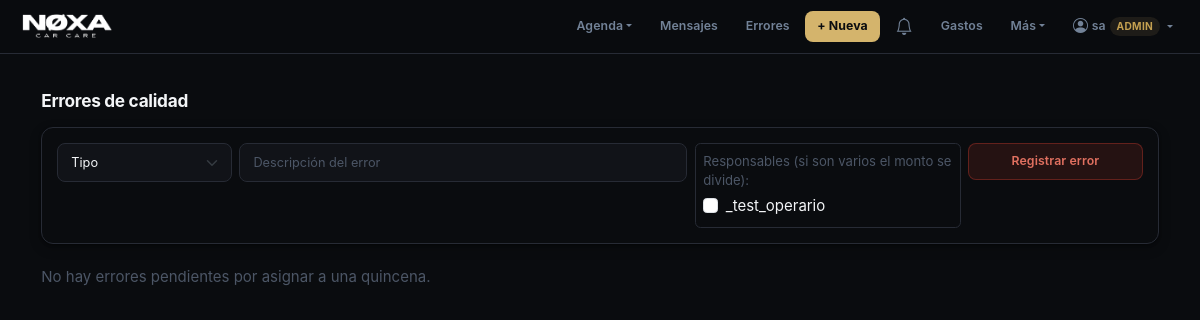
Screenshot of /quality-errors (signed in) with the database file from the repository.
### app.py (models this page shows, shortened)
class User(db.Model):
    __tablename__ = "users"
    id           = db.Column(db.Integer, primary_key=True)
    username     = db.Column(db.String(80), nullable=False, unique=True)
    password_hash= db.Column(db.String(256), nullable=False)
    role         = db.Column(db.String(20), nullable=False, default="operario")
    is_active    = db.Column(db.Boolean, default=True)
    created_at   = db.Column(db.DateTime, nullable=False, default=datetime.utcnow)
    must_change_password = db.Column(db.Boolean, default=False)
    salary          = db.Column(db.Integer, default=0)
    is_trial_period = db.Column(db.Boolean, default=False)  # override manual (legado)
    hire_date       = db.Column(db.Date, nullable=True)     # fecha real de ingreso

### app.py (the view)
@app.route("/quality-errors")
def quality_errors_list():
    employees = User.query.filter(
        User.role == "operario", User.is_active == True
    ).order_by(User.username).all()
    errors = (QualityError.query
              .filter_by(period_id=None)
              .order_by(QualityError.created_at.desc())
              .all())
    return render_template("quality_errors.html", errors=errors, employees=employees)

### app.py (called while the page is built)
@app.context_processor
def inject_user():
    return {"current_user": getattr(g, "current_user", None)}

### templates/quality_errors.html (shortened to what this page needs)
{% extends "base.html" %}
{% block content %}
<div class="container mt-4">
  <div class="d-flex justify-content-between align-items-center mb-3">
    <h2 class="mb-0">Errores de calidad</h2>
  </div>
  <form method="POST" action="{{ url_for('quality_errors_new') }}" class="card card-body bg-dark border-secondary mb-4">
    <div class="row g-2">
      <div class="col-12 col-md-2">
        <select name="error_type" class="form-select" required>
          <option value="">Tipo</option>
        </select>
      </div>
      <div class="col-12 col-md-5">
        <input type="text" name="description" class="form-control"
               placeholder="Descripción del error" required>
      </div>
      <div class="col-12 col-md-3">
        <div class="border border-secondary rounded p-2">
          <small class="text-muted d-block mb-1">Responsables (si son varios el monto se divide):</small>
          {% for emp in employees %}
          <div class="form-check form-check-inline">
            <input class="form-check-input" type="checkbox"
                   name="employee_ids" value="{{ emp.id }}" id="emp_{{ emp.id }}">
            <label class="form-check-label" for="emp_{{ emp.id }}">{{ emp.username }}</label>
          </div>
          {% endfor %}
        </div>
      </div>
      <div class="col-12 col-md-2">
        <button type="submit" class="btn btn-danger w-100">Registrar error</button>
      </div>
    </div>
  </form>
  {% if errors %}
  <div class="table-responsive">
    <table class="table table-dark table-hover align-middle">
      <thead>
        <tr>
          <th>Fecha y hora</th>
          <th>Tipo</th>
          <th>Descripción</th>
          <th>Responsables</th>
          <th class="text-center">Acción</th>
        </tr>
      </thead>
      <tbody>
        {% for err in errors %}
        <tr>
          <td class="text-nowrap">{{ err.created_at.strftime('%d/%m/%Y %H:%M') }}</td>
          <td>
            {% if err.error_type == 'leve' %}
              <span class="badge bg-warning text-dark">Leve</span>
            {% else %}
              <span class="badge bg-danger">Grave</span>
            {% endif %}
          </td>
          <td>{{ err.description }}</td>
          <td>
            {% for a in err.assignments %}
              <span class="badge bg-secondary me-1">
                {{ a.employee.username }}
                (− $ {{ "{:,}".format(a.deduction).replace(",", ".") }})
              </span>
            {% endfor %}
          </td>
          <td class="text-center">
            <form method="POST" action="{{ url_for('quality_errors_delete', error_id=err.id) }}"
                  onsubmit="return confirm('¿Eliminar este error?')">
              <button type="submit" class="btn btn-sm btn-outline-danger">Eliminar</button>
            </form>
          </td>
        </tr>
        {% endfor %}
      </tbody>
    </table>
  </div>
  {% else %}
    <p class="text-muted">No hay errores pendientes por asignar a una quincena.</p>
  {% endif %}
</div>
{% endblock %}

### templates/base.html (shortened to what this page needs)
<!doctype html>
<html lang="es">
<head>
  <link href="https://cdn.jsdelivr.net/npm/bootstrap@5.3.3/dist/css/bootstrap.min.css" rel="stylesheet">
  <link href="https://cdn.jsdelivr.net/npm/bootstrap-icons@1.11.3/font/bootstrap-icons.min.css" rel="stylesheet">
</head>
<body>
<nav class="navbar navbar-expand-lg mb-0"
     style="background:rgba(10,12,15,0.95);backdrop-filter:blur(20px);-webkit-backdrop-filter:blur(20px);border-bottom:1px solid var(--border);">
  <div class="container-fluid px-3">
    <a class="navbar-brand"
       href="{{ url_for('whatsapp_inbox') if current_user and current_user.role == 'marketing' else url_for('calendar_view') }}"
       style="padding:0;">
      <img src="{{ url_for('static', filename='img/logotipo.png') }}" alt="Agenda Detailing" class="navbar-logo"
        onerror="this.style.display='none';this.insertAdjacentHTML('afterend','<span class=\'navbar-brand-text\'>Agenda</span>');">
    </a>
    <div class="collapse navbar-collapse justify-content-end" id="navbarContent">
      <div class="d-flex flex-column flex-lg-row align-items-lg-center gap-1 py-2 py-lg-0">
        {% if not current_user or current_user.role not in ('operario', 'marketing') %}
        <div class="dropdown">
          <button class="nav-link-custom border-0 bg-transparent dropdown-toggle"
                  type="button" data-bs-toggle="dropdown" aria-expanded="false">Agenda</button>
        </div>
        {% endif %}
        {% if not current_user or current_user.role != 'operario' %}
        <a class="nav-link-custom" href="{{ url_for('whatsapp_inbox') }}">Mensajes</a>
        {% endif %}
        {% if not current_user or current_user.role not in ('operario', 'marketing') %}
        <a class="nav-link-custom" href="{{ url_for('quality_errors_list') }}">Errores</a>
        <a class="nav-link-custom nav-link-accent" href="{{ url_for('new_appointment') }}">+ Nueva</a>
        {% endif %}
        {% if current_user and current_user.role != 'operario' %}
        <div class="dropdown" id="notifWrap">
          <button class="nav-link-custom border-0 bg-transparent position-relative d-flex align-items-center"
                  type="button" data-bs-toggle="dropdown" data-bs-auto-close="outside"
                  aria-expanded="false" aria-label="Notificaciones" title="Notificaciones">
            <i class="bi bi-bell" style="font-size:1.15rem;"></i>
          </button>
        </div>
        {% endif %}
        {% if not current_user or current_user.role not in ('operario', 'marketing') %}
        <a class="nav-link-custom" href="{{ url_for('expenses_new') }}">Gastos</a>
        {% endif %}
        <div class="dropdown">
          <button class="nav-link-custom border-0 bg-transparent dropdown-toggle"
                  type="button" data-bs-toggle="dropdown" aria-expanded="false">Más</button>
        </div>
        {% if current_user %}
        <div class="dropdown">
          <button class="nav-link-custom border-0 bg-transparent dropdown-toggle d-flex align-items-center gap-1"
                  type="button" data-bs-toggle="dropdown" aria-expanded="false">
            <i class="bi bi-person-circle" style="font-size:1rem;"></i>
            <span>{{ current_user.username }}</span>
            <span style="font-size:0.68rem;padding:2px 7px;border-radius:20px;background:var(--accent-bg);color:var(--accent-dk);font-weight:700;text-transform:uppercase;letter-spacing:0.3px;">{{ current_user.role }}</span>
          </button>
        </div>
        {% endif %}
      </div>
    </div>
  </div>
</nav>
<div class="container-fluid px-3 px-lg-4 pt-3">
  {% block content %}{% endblock %}
</div>
</body>
</html>

### templates/base.html (style rules this page uses)
:root { color-scheme: dark; --bg: #0a0c0f; --bg2: #0d1013; --surface: #111318; --surface2: #1a1d23; --border: #272b35; --border2: rgba(212,180,108,0.25); --text: #f3f5f7; --text2: #728297; --text3: #4c5666; --accent: #d4b46c; --accent-dk: #c4a050; --accent-bg: rgba(212,180,108,0.10); --ink: #f3f5f7; --radius: 12px; --radius-sm: 8px; --shadow: 0 1px 3px rgba(0,0,0,0.4), 0 4px 12px rgba(0,0,0,0.25); --shadow-sm: 0 1px 2px rgba(0,0,0,0.3); }
*, *::before, *::after { box-sizing: border-box; }
html, body { margin: 0; padding: 0; background-color: var(--bg) !important; color: var(--text); font-family: -apple-system, BlinkMacSystemFont, "Segoe UI", sans-serif; -webkit-font-smoothing: antialiased; font-size: 15px; }
.container-fluid, .container { background: transparent !important; }
h1, h2, h3, h4, h5, h6 { color: var(--text); font-weight: 700; letter-spacing: -0.3px; }
h2 { font-size: 1.15rem; }
p, span, td, li { color: var(--text2); }
.navbar-logo { height: 36px; width: auto; display: block; }
.nav-link-custom { color: var(--text2); text-decoration: none; font-size: 0.82rem; font-weight: 600; padding: 6px 12px; border-radius: var(--radius-sm); transition: color 0.15s, background 0.15s; letter-spacing: 0.1px; cursor: pointer; white-space: nowrap; }
.nav-link-accent { color: #0a0c0f !important; background: var(--accent) !important; font-weight: 700; }
.btn { font-size: 0.82rem !important; font-weight: 600 !important; border-radius: var(--radius-sm) !important; padding: 8px 16px !important; transition: all 0.15s !important; box-shadow: none !important; letter-spacing: 0.1px; border: none !important; }
.btn-danger, .btn-outline-danger { background: rgba(192,57,43,0.15) !important; border: 1px solid rgba(192,57,43,0.4) !important; color: #e07060 !important; }
.form-control, .form-select { background-color: var(--surface) !important; border: 1.5px solid var(--border) !important; color: var(--text) !important; border-radius: var(--radius-sm) !important; box-shadow: none !important; font-size: 0.85rem !important; padding: 9px 13px !important; transition: border-color 0.15s !important; }
.form-control::placeholder { color: var(--text3) !important; }
.card, .bg-secondary:not(.badge) { background: var(--surface) !important; border: 1px solid var(--border) !important; color: var(--text) !important; border-radius: var(--radius) !important; box-shadow: var(--shadow) !important; }
.card-body { background: transparent !important; }
.border, .border-secondary { border-color: var(--border) !important; }
.bg-dark { background-color: var(--bg) !important; }
.text-muted { color: var(--text3) !important; }
nav.navbar { position: relative; z-index: 1040; }

### rows the page displays
User: username "sa", role "ADMIN"
User: username "_test_operario"
